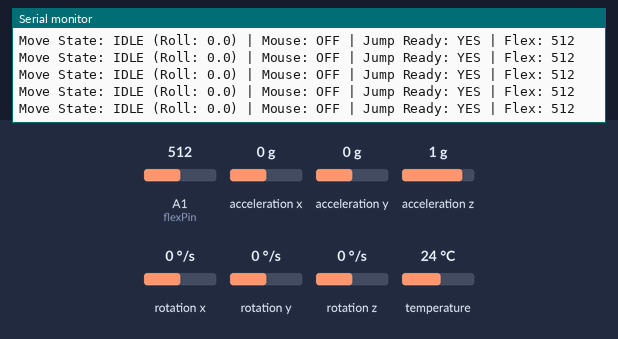
Simulated run of this sketch. Board: Arduino Leonardo, built with avr-gcc and run on an emulated ATmega32U4. Shown: the last lines printed to the serial monitor. The inputs (shaded band) are chosen by the test bench; at power-on: A1 (flexPin) = 512, acceleration y 0 g, acceleration x 0 g, acceleration z 1 g, rotation x 0 °/s, rotation y 0 °/s, rotation z 0 °/s, temperature 24 °C. USB keyboard and mouse output is not drawn.

Above: at 6.7 s.
6.8 s: A1 (flexPin) set to 837
At 7.5 s:
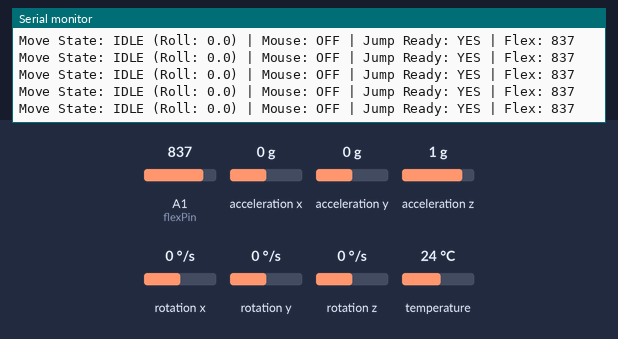
8.3 s: A1 (flexPin) set to 863
At 9.1 s:
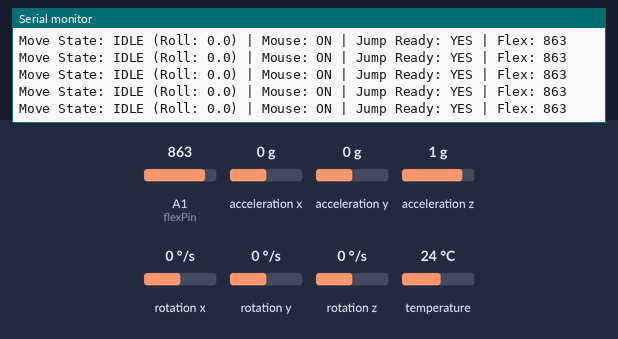
9.8 s: acceleration y set to 0 g
11.7 s: acceleration y set to 0.3 g
At 12.6 s:
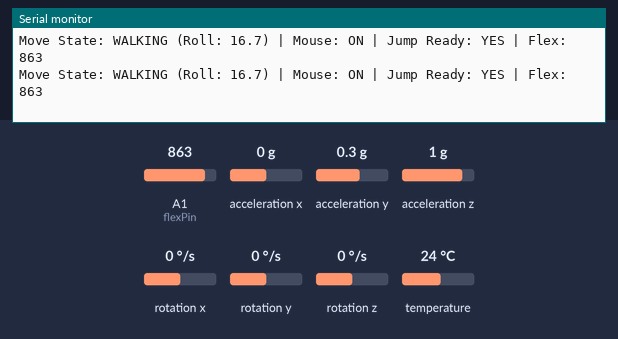

The sketch:

Movement_n_Camera_3_add_jump.ino
```cpp
/*
 * MPU6050 Hybrid Controller (Keyboard + Clutch Mouse + Jump)
 * Version: 5.3 (Jump Feature Added)
 * Description: This version adds a jump function (Space Bar).
 * A jump is triggered when the FlexiForce sensor is pressed hard,
 * exceeding a separate JUMP_THRESHOLD. This action is independent
 * and can be performed while walking, sprinting, and looking around.
 *
 * Code Enhanced by: Code Companion
 * Current Time: Saturday, October 11, 2025 at 9:00:42 AM CST
 * Location: Taiwan
 */

#include <Wire.h>
#include <Adafruit_MPU6050.h>
#include <Adafruit_Sensor.h>
#include <Keyboard.h>
#include <Mouse.h>

Adafruit_MPU6050 mpu;

// --- Tweakable Parameters (All in one place) ---
// -- Keyboard Control (State-based) --
const int WALK_THRESHOLD = 10;
const int SPRINT_THRESHOLD = 30;

// -- Mouse "Clutch" and Jump Control --
const int flexPin = A1;
int flexThreshold = 850;        // Pressure threshold to activate mouse view
const int JUMP_THRESHOLD = 1000; // --- NEW --- Pressure threshold to trigger a jump

float mouseMultiplierX = 60.0;
float mouseMultiplierY = 20.0;
float deadzoneThreshold = 0.1;

// --- State Tracking ---
struct KeyStates {
  bool w = false;
  bool left_ctrl = false;
};
KeyStates keyStates;

float gyroX_offset = 0.0;
float gyroZ_offset = 0.0;

bool clutchWasEngaged = false;
// --- NEW --- A variable to track the jump state to ensure one jump per press
bool jumpWasTriggeredInThisPress = false;

void handleKeyPress(uint8_t key, bool shouldBePressed, bool &isPressed) {
  if (shouldBePressed && !isPressed) {
    Keyboard.press(key);
    isPressed = true;
  } else if (!shouldBePressed && isPressed) {
    Keyboard.release(key);
    isPressed = false;
  }
}

void setup() {
  Serial.begin(115200);
  if (!mpu.begin()) { /* ... error handling ... */ }
  Serial.println("MPU6050 Found!");

  // Gyro calibration
  Serial.println("Calibrating Gyroscope... Do not move the sensor.");
  delay(1000);
  // ... (calibration loop remains the same) ...
  const int calibrationSamples = 500;
  for (int i = 0; i < calibrationSamples; i++) {
    sensors_event_t a, g, temp;
    mpu.getEvent(&a, &g, &temp);
    gyroX_offset += g.gyro.x;
    gyroZ_offset += g.gyro.z;
    delay(3);
  }
  gyroX_offset /= calibrationSamples;
  gyroZ_offset /= calibrationSamples;
  Serial.println("Initial Calibration Complete.");

  Keyboard.begin();
  Mouse.begin();

  Serial.println("Hybrid Controller is ready.");
}

void loop() {
  sensors_event_t a, g, temp;
  mpu.getEvent(&a, &g, &temp);

  // --- Keyboard Movement Control (Always On) ---
  float roll = atan2(a.acceleration.y, a.acceleration.z) * 180 / M_PI;
  // ... (walk/sprint logic remains the same) ...
  float abs_roll = abs(roll);
  bool should_w_be_pressed = false;
  bool should_ctrl_be_pressed = false;
  String moveState = "IDLE";
  if (abs_roll > SPRINT_THRESHOLD) {
    moveState = "SPRINTING";
    should_w_be_pressed = true;
    should_ctrl_be_pressed = true;
  } else if (abs_roll > WALK_THRESHOLD) {
    moveState = "WALKING";
    should_w_be_pressed = true;
    should_ctrl_be_pressed = false;
  }
  handleKeyPress('w', should_w_be_pressed, keyStates.w);
  handleKeyPress(KEY_LEFT_CTRL, should_ctrl_be_pressed, keyStates.left_ctrl);

  // --- Read FlexiForce sensor for both Clutch and Jump ---
  int flexValue = analogRead(flexPin);

  // --- INDEPENDENT JUMP CONTROL LOGIC ---
  // This logic runs independently and can override/accompany other actions.
  bool jumpThresholdMet = (flexValue > JUMP_THRESHOLD);

  if (jumpThresholdMet && !jumpWasTriggeredInThisPress) {
    // The pressure just crossed the jump threshold for the first time.
    // We execute a quick press-and-release of the space bar.
    Keyboard.press(' ');
    delay(25); // A very short delay to ensure the key press is registered
    Keyboard.release(' ');
    jumpWasTriggeredInThisPress = true; // Mark that we've jumped for this press
  } else if (!jumpThresholdMet) {
    // Once the pressure drops below the threshold, we reset the trigger,
    // allowing for the next jump.
    jumpWasTriggeredInThisPress = false;
  }

  // --- Clutch-activated Mouse Camera Control ---
  bool clutchIsEngaged = (flexValue > flexThreshold);
  if (clutchIsEngaged && !clutchWasEngaged) {
    // Dynamic re-calibration logic remains the same
    Serial.println("--- MOUSE CLUTCH ENGAGED: RE-CALIBRATING ZERO POINT ---");
    sensors_event_t current_a, current_g, current_temp;
    mpu.getEvent(&current_a, &current_g, &current_temp);
    gyroX_offset = current_g.gyro.x;
    gyroZ_offset = current_g.gyro.z;
  }
  if (clutchIsEngaged) {
    // Mouse logic remains the same
    float calibrated_gx = g.gyro.x - gyroX_offset;
    float calibrated_gz = g.gyro.z - gyroZ_offset;
    int mouse_vx = 0, mouse_vy = 0;
    if (abs(calibrated_gz) > deadzoneThreshold) { mouse_vx = -(int)(calibrated_gz * mouseMultiplierX); }
    if (abs(calibrated_gx) > deadzoneThreshold) { mouse_vy = (int)(calibrated_gx * mouseMultiplierY); }
    if (mouse_vx != 0 || mouse_vy != 0) { Mouse.move(mouse_vx, mouse_vy); }
  }
  clutchWasEngaged = clutchIsEngaged;

  // --- Unified Serial Monitor Output ---
  Serial.print("Move State: " + moveState + " (Roll: " + String(roll, 1) + ")");
  Serial.print(" | Mouse: ");
  if (clutchIsEngaged) { Serial.print("ON"); } else { Serial.print("OFF"); }
  Serial.print(" | Jump Ready: ");
  if (jumpWasTriggeredInThisPress) { Serial.print("NO"); } else { Serial.print("YES"); }
  Serial.println(" | Flex: " + String(flexValue));

  delay(20);
}
```

Measured:
- the behaviour switches between 850 and 851 on A1 (flexPin) (found by bisection; images 1 and 2)
- the behaviour switches between 0.1 and 0.2 g on acceleration y (found by bisection; images 2 and 3)
- after the input at 6.8 s, the serial monitor: prints a new line at once (image 1)
- after the input at 8.3 s, the serial monitor: prints a new line at once (image 2)
- after the input at 11.7 s, the serial monitor: prints a new line at once (image 3)
